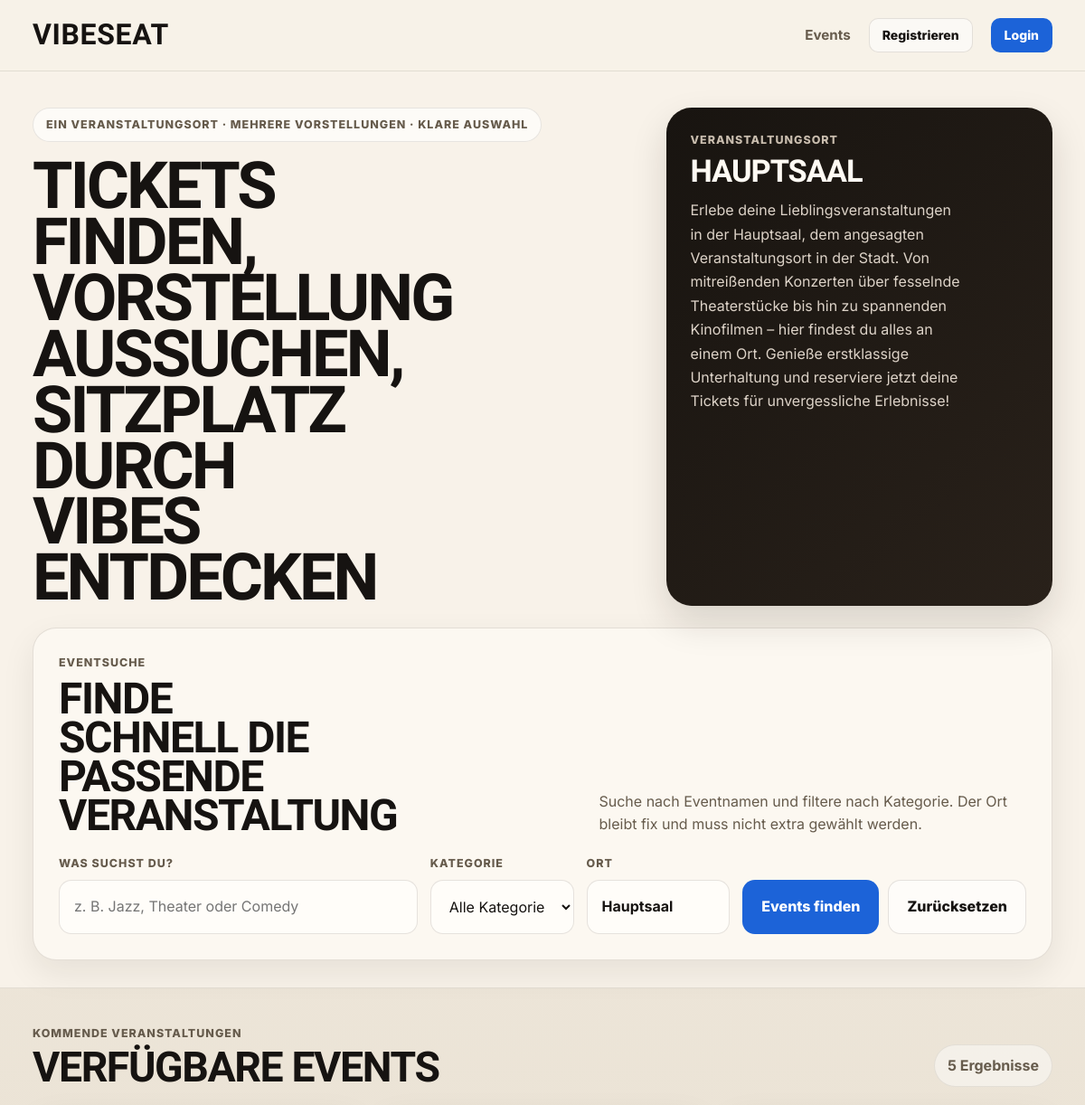
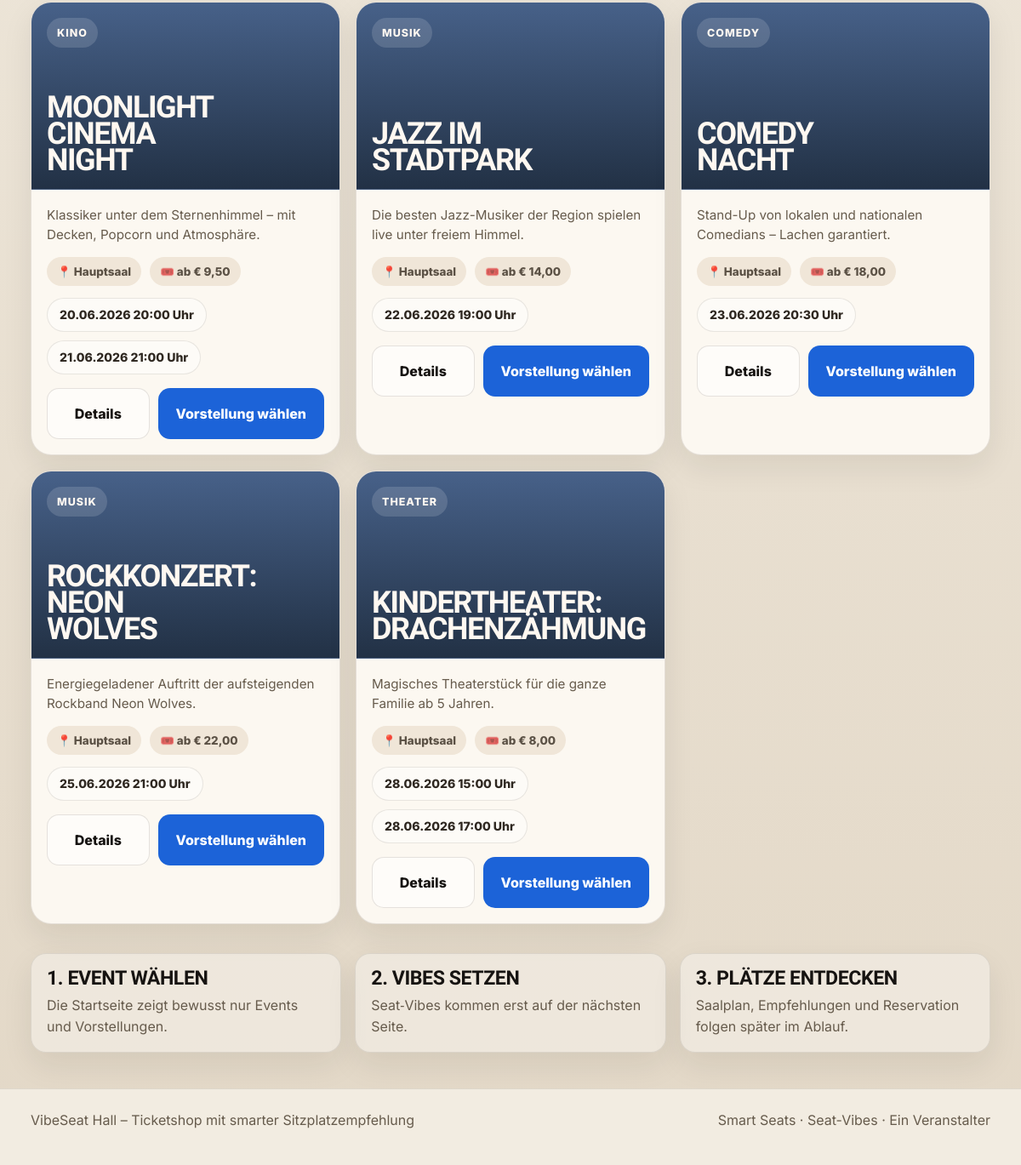
Page /projekt/index.php on the committed database (2 pictures, top to bottom).
### tables this page shows
CREATE TABLE `saele` (
  `id` int NOT NULL AUTO_INCREMENT,
  `name` varchar(100) NOT NULL,
  `capacity` int NOT NULL,
  `anzahl_reihen` int NOT NULL,
  `anzahl_spalten` int NOT NULL,
  `beschreibung` varchar(255) DEFAULT NULL,
  PRIMARY KEY (`id`)
);

CREATE TABLE `shows` (
  `id` int NOT NULL AUTO_INCREMENT,
  `event_id` int NOT NULL,
  `show_date` date NOT NULL,
  `show_time` time NOT NULL,
  `hall` varchar(100) NOT NULL DEFAULT 'Hauptsaal',
  `ticket_price` decimal(6,2) NOT NULL DEFAULT '12.00',
  PRIMARY KEY (`id`),
  KEY `event_id` (`event_id`),
  CONSTRAINT `shows_ibfk_1` FOREIGN KEY (`event_id`) REFERENCES `events` (`id`) ON DELETE CASCADE
);

CREATE TABLE `events` (
  `id` int NOT NULL AUTO_INCREMENT,
  `title` varchar(255) NOT NULL,
  `description` text,
  `category` varchar(100) DEFAULT NULL,
  `image_url` varchar(255) DEFAULT NULL,
  `created_at` timestamp NULL DEFAULT CURRENT_TIMESTAMP,
  PRIMARY KEY (`id`)
);

### projekt/data/functions.php (called while the page is built, shortened)
<?php
function getAllShows($conn) {
    $sql = "SELECT
                s.id AS show_id,
                s.event_id,
                e.title,
                e.description,
                e.category,
                s.show_date,
                s.show_time,
                s.hall,
                s.ticket_price
            FROM shows s
            JOIN events e ON s.event_id = e.id
            WHERE s.show_date >= CURDATE()
            ORDER BY s.show_date ASC, s.show_time ASC";
    $result = $conn->query($sql);
    $shows  = [];
    while ($row = $result->fetch_assoc()) {
        $shows[] = $row;
    }
    return $shows;
}
function getSaalByName($conn, $name) {
    $stmt = $conn->prepare("SELECT * FROM saele WHERE name = ?");
    $stmt->bind_param('s', $name);
    $stmt->execute();
    $saal = $stmt->get_result()->fetch_assoc();
    return $saal;
}

### projekt/index.php (the view, shortened to what this page needs)
<?php
require_once __DIR__ . '/data/db.php';
require_once __DIR__ . '/data/functions.php';
function esc($value): string {
    return htmlspecialchars((string) $value, ENT_QUOTES, 'UTF-8');
}
function lower_text($value): string {
    $text = (string) $value;
    return function_exists('mb_strtolower') ? mb_strtolower($text) : strtolower($text);
}
$allShows = getAllShows($conn);
$eventsGrouped = [];
foreach ($allShows as $show) {
    $eid = $show['event_id'] ?? $show['show_id'];
    if (!isset($eventsGrouped[$eid])) {
        $eventsGrouped[$eid] = [
            'title'       => $show['title'],
            'description' => $show['description'],
            'category'    => $show['category'],
            'price'       => $show['ticket_price'],
            'theme'       => 'nachtblau',
            'shows'       => [],
        ];
    }
    $eventsGrouped[$eid]['shows'][] = [
        'id'      => $show['show_id'],
        'display' => date('d.m.Y H:i', strtotime($show['show_date'] . ' ' . $show['show_time'])) . ' Uhr',
    ];
}
$events = array_values($eventsGrouped);
$saal = getSaalByName($conn, 'Hauptsaal');
$hallName = $saal['name'] ?? 'VibeSeat Arena';
?>
<!DOCTYPE html>
<html lang="de">
<head>
    <link rel="stylesheet" href="assets/css/style.css">
</head>
<body>
    <?php require_once __DIR__ . '/partials/site-header.php'; ?>
    <main>
        <section class="startbereich">
            <div class="seitenbreite">
                <div class="startbereich__inhalt">
                    <div class="startbereich__textblock">
                        <p class="startbereich__hinweis">
                            Ein Veranstaltungsort · mehrere Vorstellungen · klare Auswahl
                        </p>
                        <h1 class="startbereich__titel">
                            Tickets finden, Vorstellung aussuchen, Sitzplatz durch Vibes entdecken
                        </h1>
                    </div>
                    <aside class="veranstaltungsort_karte">
                        <span class="veranstaltungsort_karte__label">Veranstaltungsort</span>
                        <h2 class="veranstaltungsort_karte__titel"><?= esc($hallName) ?></h2>
                        <p>
                            Erlebe deine Lieblingsveranstaltungen in der <?= esc($hallName) ?>, dem
                            angesagten Veranstaltungsort in der Stadt. Von mitreißenden Konzerten über
                            fesselnde Theaterstücke bis hin zu spannenden Kinofilmen – hier findest du
                            alles an einem Ort. Genieße erstklassige Unterhaltung und reserviere jetzt
                            deine Tickets für unvergessliche Erlebnisse!
                        </p>
                    </aside>
                </div>
                <section class="suchbereich" aria-label="Eventsuche">
                    <div class="suchbereich__kopf">
                        <div>
                            <p class="suchbereich__untertitel">Eventsuche</p>
                            <h2 class="suchbereich__titel">Finde schnell die passende Veranstaltung</h2>
                        </div>
                        <p class="suchbereich__info">
                            Suche nach Eventnamen und filtere nach Kategorie. Der Ort bleibt fix
                            und muss nicht extra gewählt werden.
                        </p>
                    </div>
                    <form class="suchformular" id="eventSucheFormular" onsubmit="return false;">
                        <div class="suchformular__feldgruppe suchformular__feldgruppe--gross">
                            <label class="suchformular__label" for="search">Was suchst du?</label>
                            <input
                                class="suchformular__eingabe"
                                type="text"
                                id="search"
                                name="search"
                                placeholder="z. B. Jazz, Theater oder Comedy"
                                autocomplete="off"
                            >
                        </div>
                        <div class="suchformular__feldgruppe">
                            <label class="suchformular__label" for="category">Kategorie</label>
                            <select class="suchformular__auswahl" id="category" name="category">
                                <option value="">Alle Kategorien</option>
                            </select>
                        </div>
                        <div class="suchformular__feldgruppe">
                            <span class="suchformular__label">Ort</span>
                            <div class="suchformular__festwert"><?= esc($hallName) ?></div>
                        </div>
                        <div class="suchformular__aktionen">
                            <button class="schaltflaeche schaltflaeche--primaer" type="button" id="suchButton">
                                Events finden
                            </button>
                            <button class="schaltflaeche schaltflaeche--sekundaer" type="button" id="resetButton">
                                Zurücksetzen
                            </button>
                        </div>
                    </form>
                </section>
            </div>
        </section>
        <section class="eventuebersicht" id="events">
            <div class="seitenbreite">
                <div class="bereichskopf">
                    <div>
                        <p class="bereichskopf__untertitel">Kommende Veranstaltungen</p>
                        <h2 class="bereichskopf__titel">Verfügbare Events</h2>
                    </div>
                    <div class="bereichskopf__ergebniszahl">
                        <span id="ergebnisAnzahl"><?= count($events) ?></span> Ergebnisse
                    </div>
                </div>
                <div class="eventuebersicht__raster" id="eventRaster">
                    <?php foreach ($events as $event): ?>
                        <?php
                            $title       = $event['title']       ?? 'Unbenanntes Event';
                            $description = $event['description'] ?? 'Keine Beschreibung vorhanden.';
                            $category    = $event['category']    ?? 'Sonstiges';
                            $theme       = $event['theme']       ?? 'nachtblau';
                            $price       = isset($event['price']) ? (float)$event['price'] : 0;
                            $shows       = $event['shows']       ?? [];
                        ?>
                        <article
                            class="veranstaltungskarte"
                            data-title="<?= esc(lower_text($title)) ?>"
                            data-description="<?= esc(lower_text($description)) ?>"
                            data-category="<?= esc(lower_text($category)) ?>"
                        >
                            <div class="veranstaltungskarte__bildbereich veranstaltungskarte__bildbereich--<?= esc($theme) ?>">
                                <span class="veranstaltungskarte__kategorie"><?= esc($category) ?></span>
                                <h3 class="veranstaltungskarte__titel"><?= esc($title) ?></h3>
                            </div>
                            <div class="veranstaltungskarte__inhalt">
                                <p class="veranstaltungskarte__beschreibung"><?= esc($description) ?></p>
                                <div class="veranstaltungskarte__meta">
                                    <span>📍 <?= esc($hallName) ?></span>
                                    <span>🎟️ ab € <?= number_format($price, 2, ',', '.') ?></span>
                                </div>
                                <div class="vorstellungszeiten">
                                    <?php if (!empty($shows)): ?>
                                        <?php foreach ($shows as $show): ?>
                                            <a
                                                class="vorstellungszeiten__eintrag"
                                                href="show.php?show=<?= urlencode((string)($show['id'] ?? '')) ?>"
                                            >
                                                <?= esc($show['display'] ?? '') ?>
                                            </a>
                                        <?php endforeach; ?>
                                    <?php else: ?>
                                        <span class="vorstellungszeiten__leer">Keine Vorstellungen verfügbar</span>
                                    <?php endif; ?>
                                </div>
                                <div class="veranstaltungskarte__aktionen">
                                    <a class="schaltflaeche schaltflaeche--sekundaer" href="#">
                                        Details
                                    </a>
                                    <?php if (!empty($shows)): ?>
                                        <a
                                            class="schaltflaeche schaltflaeche--primaer"
                                            href="show.php?show=<?= urlencode((string)($shows[0]['id'] ?? '')) ?>"
                                        >
                                            Vorstellung wählen
                                        </a>
                                    <?php else: ?>
                                        <span class="schaltflaeche schaltflaeche--primaer schaltflaeche--deaktiviert">
                                            Keine Vorstellung
                                        </span>
                                    <?php endif; ?>
                                </div>
                            </div>
                        </article>
                    <?php endforeach; ?>
                </div>
            </div>
        </section>
        <section class="prozesshinweise" id="prozess">
            <div class="seitenbreite prozesshinweise__raster">
                <article class="prozesskarte">
                    <h3 class="prozesskarte__titel">1. Event wählen</h3>
                    <p class="prozesskarte__text">
                        Die Startseite zeigt bewusst nur Events und Vorstellungen.
                    </p>
                </article>
                <article class="prozesskarte">
                    <h3 class="prozesskarte__titel">2. Vibes setzen</h3>
                    <p class="prozesskarte__text">
                        Seat‑Vibes kommen erst auf der nächsten Seite.
                    </p>
                </article>
                <article class="prozesskarte">
                    <h3 class="prozesskarte__titel">3. Plätze entdecken</h3>
                    <p class="prozesskarte__text">
                        Saalplan, Empfehlungen und Reservation folgen später im Ablauf.
                    </p>
                </article>
            </div>
        </section>
    </main>
    <?php require_once __DIR__ . '/partials/site-footer.php'; ?>
</body>
</html>

### rows in the picture
saele: name "HAUPTSAAL", name "Hauptsaal"
shows: event.category "MUSIK", event.title "JAZZ IM STADTPARK", event.description "Die besten Jazz-Musiker der Region spielen live unter freiem Himmel.", ticket_price "14,00", display "22.06.2026 19:00 Uhr"
shows: event.category "COMEDY", event.title "COMEDY NACHT", event.description "Stand-Up von lokalen und nationalen Comedians – Lachen garantiert.", ticket_price "18,00", display "23.06.2026 20:30 Uhr"
shows: event.category "MUSIK", event.title "ROCKKONZERT: NEON WOLVES", event.description "Energiegeladener Auftritt der aufsteigenden Rockband Neon Wolves.", ticket_price "22,00", display "25.06.2026 21:00 Uhr"

### other values in the picture
count($events) "5"
$category "KINO"
$title "MOONLIGHT CINEMA NIGHT"
$description "Klassiker unter dem Sternenhimmel – mit Decken, Popcorn und Atmosphäre."
$price "9,50"
$show['display'] "20.06.2026 20:00 Uhr"
$show['display'] "21.06.2026 21:00 Uhr"
$category "THEATER"
$title "KINDERTHEATER: DRACHENZÄHMUNG"
$description "Magisches Theaterstück für die ganze Familie ab 5 Jahren."
$price "8,00"
$show['display'] "28.06.2026 15:00 Uhr"
$show['display'] "28.06.2026 17:00 Uhr"
